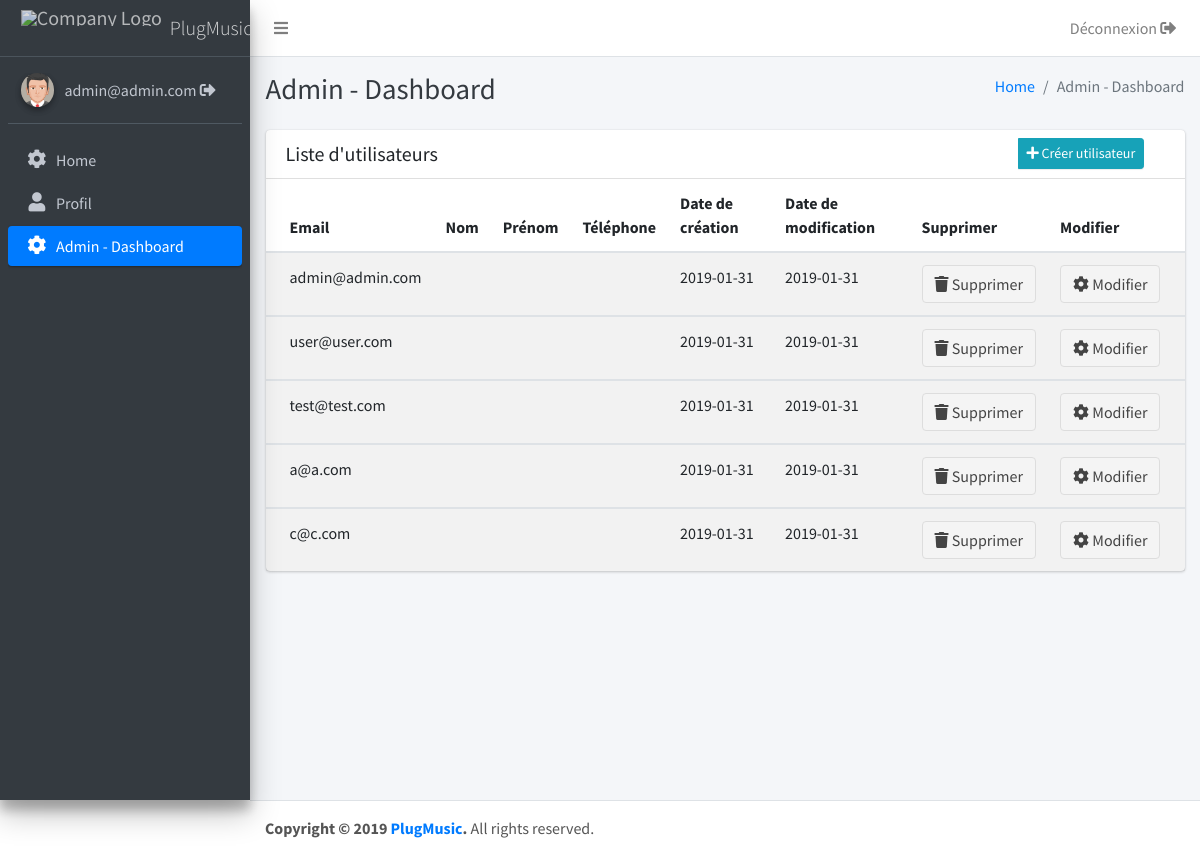
The page /admin/ (signed in) on the database its author committed.
### APPLICATION/model/__init__.py (models this page shows)
class User(db.Model, UserMixin):
    __tablename__ = 'user'
    id = Column(Integer, primary_key=True, autoincrement=True)
    creation_date = Column(DateTime, default=datetime.now)
    modified_date = Column(DateTime, default=datetime.now)
    email = Column(String(50), unique=True)
    password = Column(String(80))
    active = Column(Boolean, default=False)
    roles = db.relationship('Role', secondary='roles_users', backref=db.backref('users', lazy='dynamic'))

### APPLICATION/modules/admin/__init__.py (the view)
@admin.route('/')
@roles_required('admin')
@login_required
def index():
    users = User.query.all()
    return render_template('ad_index.html', users=users)

### APPLICATION/utils.py (called while the page is built)
def get_module_from_endpoint(modules, endpoint):
    for m in modules:
        if 'endpoints' in m and endpoint in m['endpoints']:
            return m['label']
        elif 'endpoint' in m and endpoint == m['endpoint']:
            return m['label']
    return 'Null'

### APPLICATION/modules/admin/templates/ad_index.html (shortened to what this page needs)
{% extends 'base.html' %}
{% block head %}
<link rel="stylesheet" href="/static/admin.css">
{% endblock %}
{% block content %}
<div class="content">
    <div class="container-fluid">
        <div class="row">
            <div class="user_table col-md-12">
                <div class="card">
                    <div class="card-header">
                        <h3 class="card-title">Liste d'utilisateurs</h3>
                        <div class="card-tools">
                            <div class="input-group input-group-sm" style="width: 150px;">
                                <div class="input-group-append">
                                    <a href="{{ url_for('admin.create_user') }}" class="btn btn-info"><i
                                            class="fa fa-plus"></i> Créer utilisateur</a>
                                </div>
                            </div>
                        </div>
                    </div>
                    <div class="card-body table-responsive p-0">
                        <table class="table table-striped">
                            <thead>
                            <tr>
                                <th>Email</th>
                                <th>Nom</th>
                                <th>Prénom</th>
                                <th>Téléphone</th>
                                <th>Date de création</th>
                                <th class="align-right">Date de modification</th>
                                <th class="align-right">Supprimer</th>
                                <th class="align-right">Modifier</th>
                            </tr>
                            </thead>
                            {% for user in users %}
                            <tbody>
                            <tr>
                                <td class="valign-middle" data-label="Email">
                                    {{ user.email }}
                                </td>
                                <td class="valign-middle align-right" data-label="Nom">
                                </td>
                                <td class="valign-middle align-right" data-label="Prénom">
                                </td>
                                <td class="valign-middle align-right" data-label="Téléhpone">
                                </td>
                                <td class="valign-middle align-right" data-label="Date de création">
                                    {{ user.creation_date.date() }}
                                </td>
                                <td class="valign-middle align-right" data-label="Date de modification">
                                    {{ user.modified_date.date() }}
                                </td>
                                <td class="valign-middle align-right">
                                    <form onsubmit="return confirm('Confirmer la suppression?');"
                                          action="{{ url_for('admin.delete_user', user_id=user.id) }}" method=post>
                                        <button class="btn btn-default" type="submit" title="Supprimer">
                                            <i class="fa fa-trash"></i>
                                            <span class="visible-xs">Supprimer</span>
                                        </button>
                                    </form>
                                </td>
                                <td class="valign-middle align-right">
                                    <form action="{{ url_for('admin.modify_user', user_id=user.id) }}" method=post>
                                        <button class="btn btn-default" data-toggle="tooltip" title="Modifier"
                                                data-placement="bottom" data-trigger="hover">
                                            <i class="fa fa-cog"></i>
                                            <span class="visible-xs">Modifier</span>
                                        </button>
                                    </form>
                                </td>
                                {% endfor %}
                            </tr>
                            </tbody>
                        </table>
                    </div>
                </div>
            </div>
        </div>
    </div>
</div>
{% endblock %}

### APPLICATION/templates/base.html (shortened to what this page needs)
<!DOCTYPE html>
<html lang="en">
<head>
    <link rel="stylesheet" href="https://use.fontawesome.com/releases/v5.7.0/css/all.css">
    <link rel="stylesheet" href="/static/dist/css/adminlte.min.css">
    {% block head %}{% endblock %}
</head>
<body class="hold-transition sidebar-mini">
<div class="wrapper">
    <nav class="main-header navbar navbar-expand bg-white navbar-light border-bottom">
        <ul class="navbar-nav">
            <li class="nav-item">
                <a class="nav-link" data-widget="pushmenu" href="#"><i class="fa fa-bars"></i></a>
            </li>
        </ul>
        <ul class="navbar-nav ml-auto">
          <li class="nav-item">
            <a class="nav-link" href="/login">
            </a>
          </li>
          <li class="nav-item">
            <a class="nav-link" href="/register">
            </a>
          </li>
          <li class="nav-item">
            <a class="nav-link" href="/logout">
              {% if current_user.is_authenticated %}Déconnexion <i class="nav-icon fas fa-sign-out-alt"></i>{% endif %}
            </a>
          </li>
        </ul>
    </nav>
    <aside class="main-sidebar sidebar-dark-primary elevation-4">
        <a href="/" class="brand-link">
            <img src="{{ g.config['SITE_ICON'] }}" alt="Company Logo" class="brand-image"
                 style="opacity: .8">
            <span class="brand-text font-weight-light">{{ g.config['SITE_TITLE'] }}</span>
        </a>
        <div class="sidebar">
            <div class="user-panel mt-3 pb-3 mb-3 d-flex">
              {% if current_user.email %}
                <div class="image">
                    <img src="/static/dist/img/avatar5.png" class="img-circle elevation-2" alt="User Image">
                </div>
                <div class="info">
                    <a href="{{ url_for('security.logout') }}" class="d-block">
                        {% if current_user.email %}{{ current_user.email }}{% endif %}
                        <i class="nav-icon fas fa-sign-out-alt"></i></a>
                </div>
                {% endif %}
            </div>
            <nav class="mt-2">
                <ul class="nav nav-pills nav-sidebar flex-column" data-widget="treeview" role="menu"
                    data-accordion="false">
                         <li class="nav-item">
                           {% if request.path == "/" %}
                           <a href="/" class="nav-link active">
                             {% elif request.path != "/" %}
                             <a href="/" class="nav-link">
                               {% endif %}
                             <i class="nav-icon fa fa-cog"></i>
                             Home
                           </a>
                         </li>
                    {% for module in g.modules %}
                    {% if current_user.is_authenticated %}
                    {% if module['type'] == "admin" %}
                    {% if current_user.has_role('admin') %}
                    <li class="nav-item">
                        {% if module['endpoint'] == g.endpoint %}
                        <a href="{{ module['endpoint'] }}" class="nav-link active">
                            {% else %}
                            <a href="{{ module['endpoint'] }}" class="nav-link">
                                {% endif %}
                                {% if module['icon'] %}
                                <i class="nav-icon fa fa-{{ module['icon'] }}"></i>
                                {% else %}
                                <i class="nav-icon fa fa-circle-o"></i>
                                {% endif %}
                                <p>
                                    {{ module['label'] }}
                                </p>
                            </a>
                    </li>
                    {% endif %}
                    {% elif module['type'] == "entry" %}
                    <li class="nav-item">
                        {% if module['endpoint'] == g.endpoint %}
                        <a href="{{ module['endpoint'] }}" class="nav-link active">
                            {% else %}
                            <a href="{{ module['endpoint'] }}" class="nav-link">
                                {% endif %}
                                {% if module['icon'] %}
                                <i class="nav-icon fa fa-{{ module['icon'] }}"></i>
                                {% else %}
                                <i class="nav-icon fa fa-circle-o"></i>
                                {% endif %}
                                <p>
                                    {{ module['label'] }}
                                </p>
                            </a>
                    </li>
                    {% endif %}
                    {% endif %}
                    {% endfor %}
                </ul>
            </nav>
        </div>
    </aside>
    <div class="content-wrapper">
        <div class="content-header">
            <div class="container-fluid">
                <div class="row mb-2">
                    <div class="col-sm-6">
                        <h1 class="m-0 text-dark">{% if g.page_title != 'Null' %}{{ g.page_title }}{% endif %}</h1>
                    </div>
                    <div class="col-sm-6">
                        <ol class="breadcrumb float-sm-right">
                            <li class="breadcrumb-item"><a href="/">Home</a></li>
                            <li class="breadcrumb-item active">{% if g.page_title != 'Null' %}{{ g.page_title }}{% endif %}</li>
                        </ol>
                    </div>
                </div>
            </div>
        </div>
        {% block content %}{% endblock %}
    </div>
    <footer class="main-footer">
        <strong>Copyright &copy; 2019 <a href="/">PlugMusic</a>.</strong> All rights reserved.
    </footer>
</div>
</body>
</html>

### rows shown on the page
User: email "admin@admin.com", creation_date "2019-01-31", modified_date "2019-01-31"
User: email "user@user.com", creation_date "2019-01-31", modified_date "2019-01-31"
User: email "test@test.com", creation_date "2019-01-31", modified_date "2019-01-31"
User: email "a@a.com", creation_date "2019-01-31", modified_date "2019-01-31"
User: email "c@c.com", creation_date "2019-01-31", modified_date "2019-01-31"

### other values the page prints
{{ module['label'] }} "Profil"
{{ module['label'] }} "Admin - Dashboard"
{{ g.page_title }} "Admin - Dashboard"
